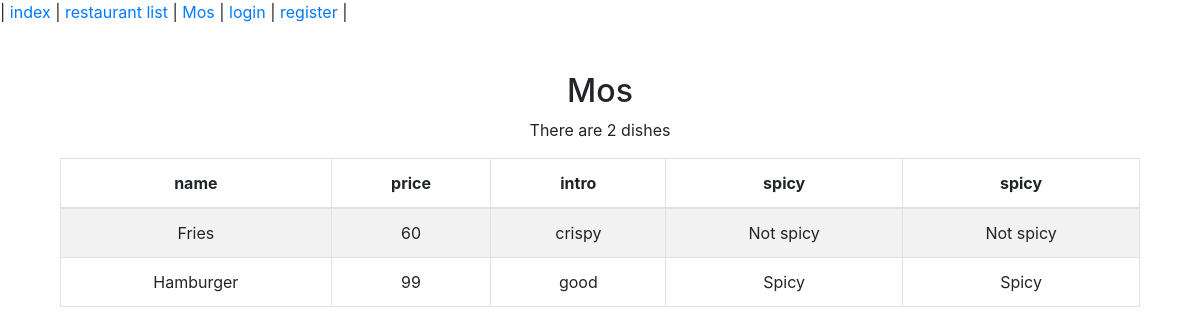
The app's page /restaurants/mos_menu/ with its own data.
### restaurants/models.py (models this page shows, shortened)
class Restaurant(models.Model):
    name = models.CharField(max_length=20)
    phone_number = models.CharField(max_length=15)
    address = models.CharField(max_length=50, blank=True)

class Food(models.Model):
    name = models.CharField(max_length=20)
    price = models.DecimalField(max_digits=5, decimal_places=0)
    comment = models.CharField(max_length=50, blank=True)
    is_spicy = models.BooleanField(default=False)
    restaurant = models.ForeignKey(Restaurant)

### restaurants/views.py (the view)
# urls.py: url(r'^menu/(?P<pk>\d+)/$', login_required(MenuView.as_view()), name="menu"),
class MenuView(DetailView):
    model = Restaurant
    template_name = 'menu.html'
    context_object_name = 'restaurant'
    def get(self, request, pk, *args, **kwargs):
        try:
            return super(MenuView, self).get(self, request, pk=pk, *args, **kwargs)
        except Http404:
            return HttpResponseRedirect('/restaurants/list/')

### restaurants/templatetags/myfilters.py (called while the page is built)
@register.filter(name='yes_no')
def yes_no(bool_value, show_str):
	if bool_value:
		return show_str.partition('/')[0]
	else:
		return show_str.partition('/')[2]

### restaurants/templates/menu.html (shortened to what this page needs)
{% extends 'base.html' %}
{% block head %}
<link rel="stylesheet" href="https://maxcdn.bootstrapcdn.com/bootstrap/4.0.0-alpha.6/css/bootstrap.min.css">
{% endblock %}
{% block content %}
	<div class="container">
	<div class="menus">
	<div>
	<h2>{{restaurant.name}}</h2>
	{% load myfilters %}
		 <p> There are {{ restaurant.food_set.all | length}} dishes </p>
		<table class="table table-bordered table-striped " align="center">
			<thead>
			<tr>
			<th>name</td>
			<th>price</th>
			<th>intro</th>
			<th>spicy</th>
			<th>spicy</th>
			</tr>
			</thead>
			<tbody>
	{% for food in restaurant.food_set.all %}
			<tr>
			<td>{{food.name}}</td>
			<td>{{food.price}}</td>
			<td>{{food.comment}}</td>
			<td>{{food.is_spicy|yes_no:"Spicy/Not spicy"}}</td>
			<td>{% if food.is_spicy %} Spicy {% else %} Not spicy {% endif %}</td>
			</tr>
	{% endfor %}
			</tbody>
		</table>
	</div>
	</div></div>
{% endblock %}

### restaurants/templates/menu.html (style rules this page uses)
th { text-align: center; }
div.menus { text-align: center; padding: 40px 15px; }

### records on screen
Restaurant: name "Mos", food_set.all|length "2"
Food: name "Fries", price "60", comment "crispy", is_spicy|yes_no "Not spicy"
Food: name "Hamburger", price "99", comment "good", is_spicy|yes_no "Spicy"
